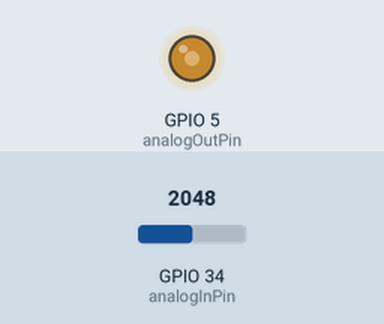
Simulated run of this sketch. Board: ESP32. Shown: output pins drawn as LEDs (lit = HIGH). Inputs (shaded band) come from the test bench; at power-on: GPIO 34 (analogInPin) = 2048. What the sketch prints to the serial monitor is not drawn.

Above: at 1.2 s.
1.3 s: GPIO 34 (analogInPin) set to 2866
At 2.0 s:
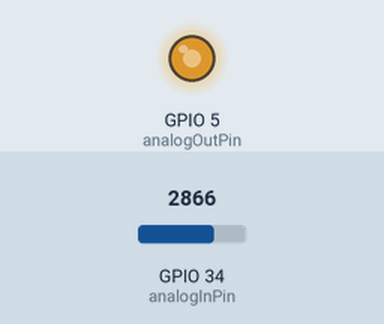
2.8 s: GPIO 34 (analogInPin) set to 3603
At 3.1 s:
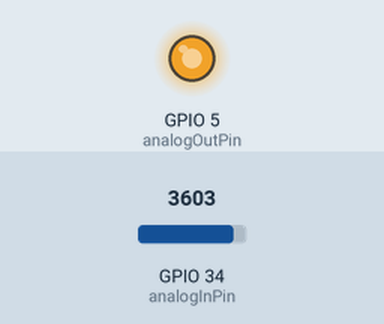
4.3 s: GPIO 34 (analogInPin) set to 491
At 5.5 s:
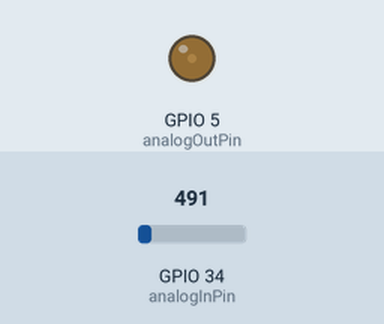
5.8 s: GPIO 34 (analogInPin) set to 0
At 6.6 s:
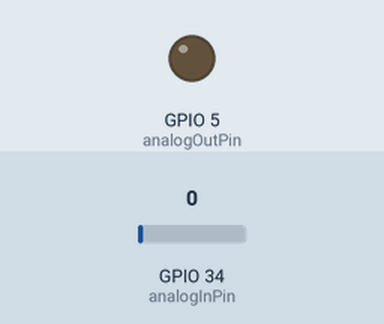
7.3 s: GPIO 34 (analogInPin) set to 2047
At 7.8 s:
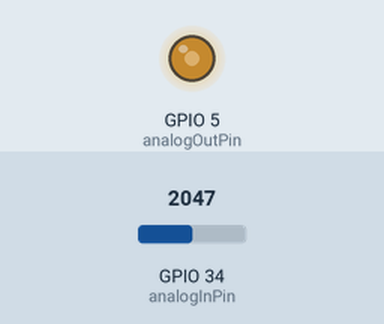
Timing chart, 0 to 9.8 s (numbered marks = the images above; inputs shaded):
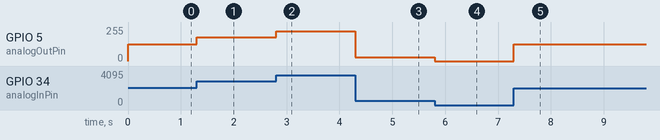

The sketch:

ADC_dan_DAC_Rangkaian_2_Potensiometer.ino
```cpp
// These constants won't change. They're used to give names to the pins used:
const int analogInPin = 34; // Analog input pin that the potentiometer is attached to
const int analogOutPin = 5; // Analog output pin that the LED is attached to

// setting PWM properties
const int freq = 5000;
const int ledChannel = 0;
const int resolution = 8;

int sensorValue = 0; // value read from the pot
int outputValue = 0; // value output to the PWM (analog out)

void setup() {
 Serial.begin(115200); // initialize serial communications at 115200 bps:

// configure LED PWM functionalitites
 ledcSetup(ledChannel, freq, resolution);

 // attach the channel to the GPIO to be controlled
 ledcAttachPin(analogOutPin, ledChannel);
}

void loop() {
 sensorValue = analogRead(analogInPin); // read the analog in value:
 outputValue = map(sensorValue, 0, 4095, 0, 255); // map it to the range of the analog out:
 analogWrite(analogOutPin, outputValue); // change the analog out value:

 // print the results to the Serial Monitor:
 Serial.print("sensor = ");
 Serial.print(sensorValue);
 Serial.print("\t output = ");
 Serial.println(outputValue);

 // wait 2 milliseconds before the next loop for the analog-to-digital
 // converter to settle after the last reading:
 delay(2);
}
```

Measured:
- after the input at 1.3 s, GPIO 5 (analogOutPin): 127/255 → 178/255 at once
- after the input at 2.8 s, GPIO 5 (analogOutPin): 178/255 → 224/255 at once
- after the input at 4.3 s, GPIO 5 (analogOutPin): 224/255 → 30/255 at once
- after the input at 5.8 s, GPIO 5 (analogOutPin): 30/255 → 0/255 at once
- after the input at 7.3 s, GPIO 5 (analogOutPin): 0/255 → 127/255 at once
